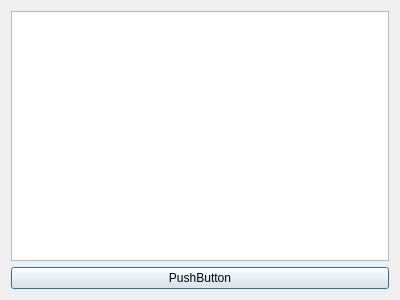
<?xml version="1.0" encoding="UTF-8"?>
<ui version="4.0">
 <class>DenseCmdDialog</class>
 <widget class="QDialog" name="DenseCmdDialog">
  <property name="geometry">
   <rect>
    <x>0</x>
    <y>0</y>
    <width>400</width>
    <height>300</height>
   </rect>
  </property>
  <property name="windowTitle">
   <string>Dialog</string>
  </property>
  <layout class="QVBoxLayout" name="verticalLayout">
   <item>
    <widget class="QTextEdit" name="textEdit"/>
   </item>
   <item>
    <widget class="QPushButton" name="pushButton">
     <property name="text">
      <string>PushButton</string>
     </property>
    </widget>
   </item>
  </layout>
 </widget>
 <resources/>
 <connections/>
</ui>
